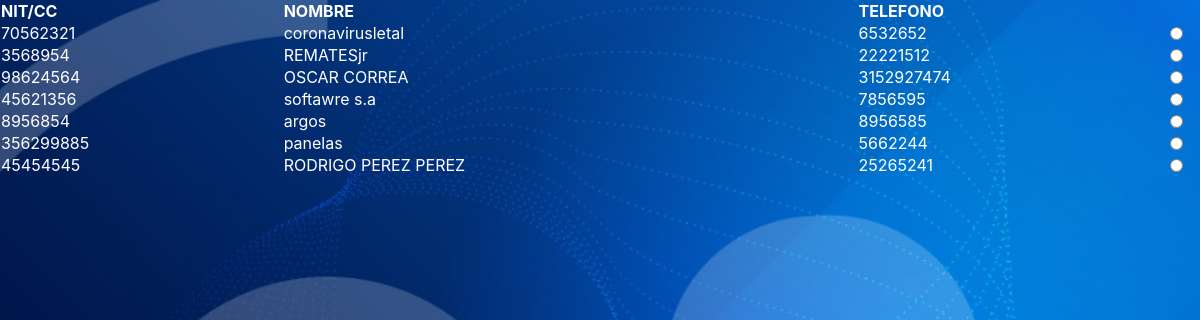
Page /control/compras/modalartexterno2.php on the committed database.
### tables this page shows
CREATE TABLE `clientes` (
  `cl_id` int(11) NOT NULL,
  `cl_nit` varchar(30) NOT NULL,
  `cl_dv` varchar(6) NOT NULL,
  `cl_ciiu` varchar(10) NOT NULL,
  `cl_razon` varchar(40) NOT NULL,
  `cl_tel` varchar(10) NOT NULL,
  `cl_otro` varchar(30) NOT NULL,
  `cl_cont` varchar(10) NOT NULL,
  `cl_dir` varchar(40) NOT NULL,
  `cl_ciud` varchar(40) NOT NULL,
  `cl_email` varchar(40) NOT NULL,
  `cl_norete` varchar(5) NOT NULL,
  `cl_grancon` varchar(5) NOT NULL,
  `cl_rteiva` varchar(5) NOT NULL,
  `cl_plazo` varchar(10) NOT NULL,
  `cl_fecha_creado` timestamp NOT NULL DEFAULT current_timestamp(),
  `cl_creo` varchar(30) NOT NULL,
  `cl_fecha_mod` varchar(25) NOT NULL,
  `cl_mod` varchar(30) NOT NULL
);

### generic/DB.php (called while the page is built, shortened)
<?php
    class DB {
        private $_conexion;
        private $_result;
        public function DB(){
            $this->_server = SERVER;
            $this->_user = USER;
            $this->_passwd = PASSWD;
            $this->_database = DATABASE;
            try {
            $this->_conexion = new mysqli($this->_server, $this->_user, $this->_passwd, $this->_database);
            mysqli_query($this->_conexion, "SET NAMES 'utf8'");
                return true;
            } catch (Exception $exc) {
                return false;
            }
        }
        public function Query($query){
            $this->_result = mysqli_query($this->_conexion,$query);
        }
        public function FetchAssoc(){
            return mysqli_fetch_assoc($this->_result);
        }
    }
?>

### model/dao/DAOClientes.php (called while the page is built, shortened)
<?php
class DAOClientes {
    private $_db;
    public function __construct() {
        $this->_db = new DB();
    }
    public function ListarClientesTodos(){
        $query = 'SELECT * '
                . 'FROM clientes ';
        $this->_db->Query($query);
        $rows = array();
        while ($row = $this->_db->FetchAssoc()) {
            $rows[] = $row;
        }
        return $rows;
    }
}
?>

### control/compras/modalartexterno2.php (the view, shortened to what this page needs)
<?php
include_once '../../generic/DB.php';
include_once '../../model/dao/DAOClientes.php';
    $cli=new Clientes();
    $clientes=$cli->ListarClientesTodos();
    $bitClientesTablabs='
    <html>
        <head>
        <link rel="stylesheet" href="https://stackpath.bootstrapcdn.com/bootstrap/4.1.1/css/bootstrap.min.css">
        <link rel="stylesheet" href="https://use.fontawesome.com/releases/v5.1.0/css/all.css">
        <link rel="stylesheet" type="text/css" href="https://cdn.datatables.net/1.10.19/css/jquery.dataTables.css">
        <link rel="stylesheet" href="../../view/css/stylesfact.css">
        </head>
       </head>
       <style>
       input[type=number] { -moz-appearance:textfield; }
      .dataTables_wrapper .dataTables_length{
        display:none;
      }
      .dataTables_wrapper .dataTables_filter input{
        border: 1px solid #000138;
        background: #EFEFEF;
        border-radius: .25rem;
        position:relative;
        right:12px;
      }
      .dataTables_wrapper .dataTables_filter input:focus{
        background:white;
      }
      </style>
       <body>
       <table id="clientesbs2" class="display" style="width:100%">
       <thead>
       <tr>
          <th>NIT/CC</th>
          <th>NOMBRE</th>
          <th>TELEFONO</th>
          <th></th>
       </tr>
       </thead>
        <tbody>';
    foreach ($clientes as $key => $value) {
        $bitClientesTablabs.='<tr>
                                <td style="text-align: left;">'.$value['cl_nit'].'</td>
                                <td style="text-align: left;">'.$value['cl_razon'].'</td>
                                <td style="text-align: left;">'.$value['cl_tel'].'</td>
                                <td style="text-align: center;"><input type="radio" name="clientesbs" value="'.$value['cl_nit'].'"></td>
                              </tr>';
    }
    $bitClientesTablabs.='</tbody>
    <tfoot>
    </tfoot>
  </table>
  <script>
 var table= $("#clientesbs2").DataTable( {
                  responsive: true,
                  "scrollY":        "1500px",
                  "autoWidth": true,
                  "ordering": false,
                  "scrollCollapse": true,
                  "pageLength": 5,
                  "paging": true,
                  "order": [[ 1, "asc"]],
                  "language": {
                  "lengthMenu": "Mostrar _MENU_ datos por página",
                  "zeroRecords": "No se ha encontrado ningun registro",
                  "info": "Mostrando página _PAGE_ de _PAGES_",
                  "infoEmpty": "No hay registros disponibles",
                  "infoFiltered": "(filtrado de _MAX_ registros totales)",
                  "search": "",
                  "paginate": {
                  "first":      "Inicio",
                  "last":       "Final",
                  "next":       "Siguiente",
                  "previous":   "Anterior"
                  },
                  "loadingRecords": "Cargando..."
                  }
                  });
                  $("#clientesbs2 tbody").on("click", "tr", function(){
                     var data = table.row( this ).data();
                     $(this).find("td input[type=radio]").prop("checked", true);
                   });
</script>
  </body>
  </html>';
  echo $bitClientesTablabs;

### view/css/stylesfact.css (style rules this page uses)
body { background-size:cover; background-image: url("../../view/img/fondo.jpg"); background-position: center center; background-attachment: fixed; background-repeat: no-repeat; background-color: rgb(8, 107, 173); color:white; }

### rows in the picture
clientes: cl_nit "70562321", cl_razon "coronavirusletal", cl_tel "6532652"
clientes: cl_nit "3568954", cl_razon "REMATESjr", cl_tel "22221512"
clientes: cl_nit "98624564", cl_razon "OSCAR CORREA", cl_tel "3152927474"
clientes: cl_nit "45621356", cl_razon "softawre s.a", cl_tel "7856595"
clientes: cl_nit "8956854", cl_razon "argos", cl_tel "8956585"
clientes: cl_nit "356299885", cl_razon "panelas", cl_tel "5662244"
clientes: cl_nit "45454545", cl_razon "RODRIGO PEREZ PEREZ", cl_tel "25265241"
